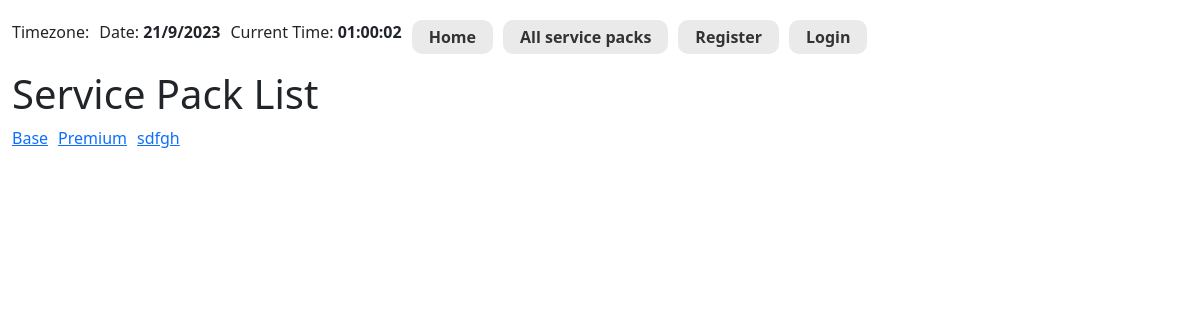
Screenshot of /cleaning/servicepacks/ with the database file from the repository.
### cleaning/models.py (models this page shows, shortened)
class ServicePack(models.Model):
    naming = models.CharField(max_length=200, help_text="Enter the service pack naming")
    service = models.ManyToManyField(Service, help_text='Select a service for this service pack')
    purchase_count = models.PositiveIntegerField(default=0)
    def get_absolute_url(self):
        return reverse('servicepack-detail', args=[str(self.id)])
    def display_service(self):
        return ', '.join(service.name for service in self.service.all()[:3])
    display_service.short_description = 'Service'

### cleaning/views.py (the view)
# urls.py: path('servicepacks/', views.ServicePackListView.as_view(), name='servicepacks'),
class ServicePackListView(generic.ListView):
    model = ServicePack
    template_name = 'cleaning/servicepack_list.html'

### cleaning/templates/cleaning/servicepack_list.html (shortened to what this page needs)
{% extends "base_generic.html" %}
{% block content %}
    <h1>Service Pack List</h1>
    <div class="servicepack-row">
        {% if servicepack_list %}
            {% for servicepack in servicepack_list %}
                <div class="servicepack-item">
                    <a href="{{ servicepack.get_absolute_url }}">{{ servicepack.naming }}</a>
                </div>
            {% endfor %}
        {% else %}
            <p>There are no service packs.</p>
        {% endif %}
    </div>
{% endblock %}

### cleaning/templates/cleaning/servicepack_list.html (style rules this page uses)
.servicepack-row { display: flex; flex-wrap: wrap; }
.servicepack-item { margin-right: 10px; }

### rows the page displays
ServicePack: naming "Base"
ServicePack: naming "Premium"
ServicePack: naming "sdfgh"
